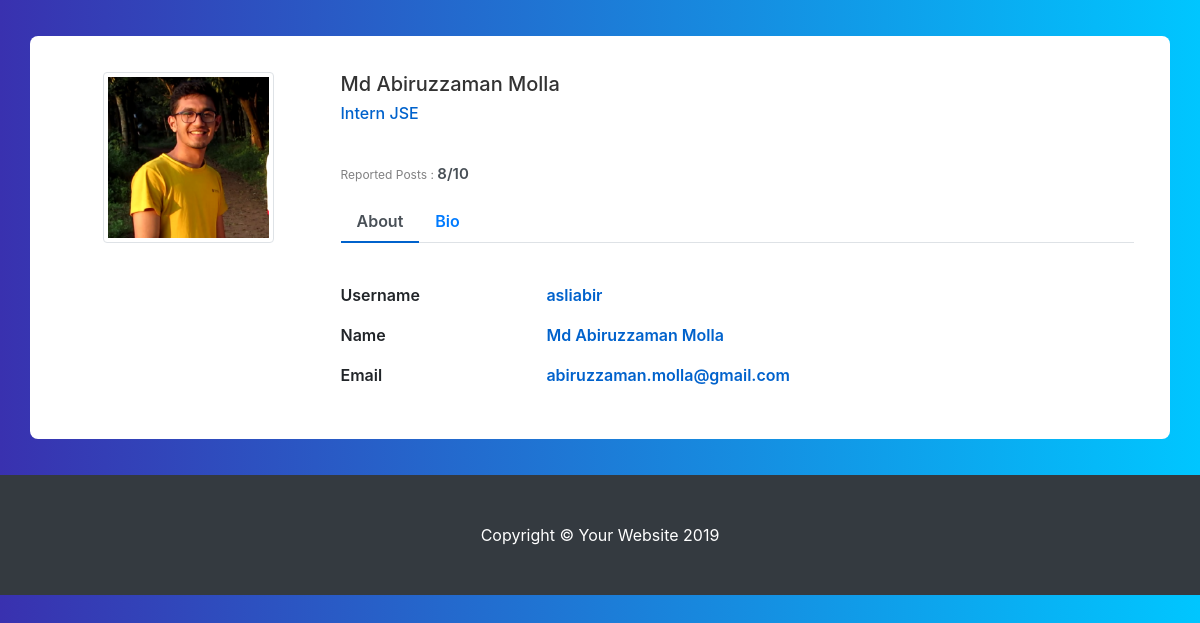
Page /userprofile.php?uid=1 on the committed database.
### tables this page shows
CREATE TABLE `tbl_user` (
  `uid` int(10) NOT NULL,
  `username` varchar(30) NOT NULL,
  `fullName` varchar(60) DEFAULT NULL,
  `image` varchar(200) DEFAULT NULL,
  `title` varchar(50) DEFAULT NULL,
  `email` varchar(100) NOT NULL,
  `password` varchar(30) NOT NULL,
  `bio` varchar(5000) DEFAULT NULL,
  `role` tinyint(2) NOT NULL DEFAULT '1'
);

### userprofile.php (the view, shortened to what this page needs)
<?php include "db/conn.php"; ?>
<!DOCTYPE html>
<html lang="en">
<head>
    <link href="http://maxcdn.bootstrapcdn.com/bootstrap/4.1.1/css/bootstrap.min.css" rel="stylesheet" id="bootstrap-css">
</head>
<body>
    <?php if (!isset($_GET['uid'])) {
        header("Location: index.php");
    } else {
        $id = $_GET['uid'];
        $query = "SELECT * FROM `tbl_user` WHERE `uid` = {$id}";
        $result = $db->query($query);
        while ($row = $result->fetch_assoc()) {
            ?>
            <div class="container emp-profile">
                <div class="row">
                    <div class="col-md-3">
                        <div class="profile-img">
                            <img class="img-fluid img-thumbnail" src="images/<?php echo $row['image']; ?>" alt="Image" />
                        </div>
                    </div>
                    <div class="col-md-9">
                        <div class="profile-head">
                            <h5>
                                <?php echo $row['fullName']; ?>
                            </h5>
                            <h6>
                                <?php echo $row['title']; ?>
                            </h6>
                            <p class="proile-rating">Reported Posts : <span>8/10</span></p>
                            <ul class="nav nav-tabs" id="myTab" role="tablist">
                                <li class="nav-item">
                                    <a class="nav-link active" id="home-tab" data-toggle="tab" href="#home" role="tab" aria-controls="home" aria-selected="true">About</a>
                                </li>
                                <li class="nav-item">
                                    <a class="nav-link" id="profile-tab" data-toggle="tab" href="#profile" role="tab" aria-controls="profile" aria-selected="false">Bio</a>
                                </li>
                            </ul>
                        </div>
                    </div>
                </div>
                <div class="row">
                    <div class="col-md-3">
                        <div class="profile-work">
                        </div>
                    </div>
                    <div class="col-md-9">
                        <div class="tab-content profile-tab" id="myTabContent">
                            <div class="tab-pane fade show active" id="home" role="tabpanel" aria-labelledby="home-tab">
                                <div class="row">
                                    <div class="col-md-3">
                                        <label>Username</label>
                                    </div>
                                    <div class="col-md-9">
                                        <p><?php echo $row['username']; ?></p>
                                    </div>
                                </div>
                                <div class="row">
                                    <div class="col-md-3">
                                        <label>Name</label>
                                    </div>
                                    <div class="col-md-9">
                                        <p><?php echo $row['fullName']; ?></p>
                                    </div>
                                </div>
                                <div class="row">
                                    <div class="col-md-3">
                                        <label>Email</label>
                                    </div>
                                    <div class="col-md-9">
                                        <p><?php echo $row['email']; ?></p>
                                    </div>
                                </div>
                            </div>
                        </div>
                    </div>
                </div>
            </div>
    <?php }
    } ?>
    <?php include_once "includes/footer.php"; ?>
</body>
</html>

### userprofile.php (style rules this page uses)
body { background: -webkit-linear-gradient(left, #3931af, #00c6ff); }
.emp-profile { padding: 3%; margin-top: 3%; margin-bottom: 3%; border-radius: 0.5rem; background: #fff; }
.profile-img { text-align: center; }
.profile-img img { width: 70%; height: 70%; }
.profile-head h5 { color: #333; }
.profile-head h6 { color: #0062cc; }
.proile-rating { font-size: 12px; color: #818182; margin-top: 5%; }
.proile-rating span { color: #495057; font-size: 15px; font-weight: 600; }
.profile-head .nav-tabs { margin-bottom: 5%; }
.profile-head .nav-tabs .nav-link { font-weight: 600; border: none; }
.profile-head .nav-tabs .nav-link.active { border: none; border-bottom: 2px solid #0062cc; }
.profile-work { padding: 14%; margin-top: -15%; }
.profile-tab label { font-weight: 600; }
.profile-tab p { font-weight: 600; color: #0062cc; }

### rows in the picture
tbl_user: image (picture), fullName "Md Abiruzzaman Molla", title "Intern JSE", username "asliabir", email "abiruzzaman.molla@gmail.com"
